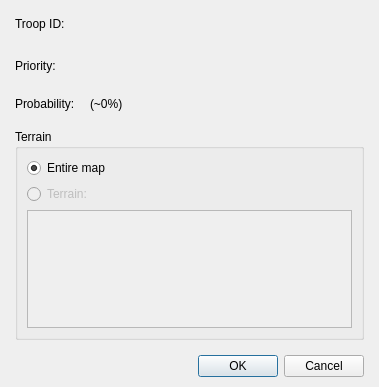
<?xml version="1.0" encoding="UTF-8"?>
<ui version="4.0">
 <class>DialogSystemRandomBattle</class>
 <widget class="QDialog" name="DialogSystemRandomBattle">
  <property name="geometry">
   <rect>
    <x>0</x>
    <y>0</y>
    <width>379</width>
    <height>387</height>
   </rect>
  </property>
  <property name="windowTitle">
   <string>Dialog</string>
  </property>
  <layout class="QGridLayout" name="gridLayout_3">
   <property name="leftMargin">
    <number>15</number>
   </property>
   <property name="topMargin">
    <number>10</number>
   </property>
   <property name="rightMargin">
    <number>15</number>
   </property>
   <property name="bottomMargin">
    <number>10</number>
   </property>
   <item row="0" column="0">
    <layout class="QVBoxLayout" name="verticalLayout_3" stretch="1,0">
     <property name="spacing">
      <number>15</number>
     </property>
     <item>
      <layout class="QVBoxLayout" name="verticalLayout" stretch="0,1">
       <item>
        <layout class="QGridLayout" name="gridLayout">
         <item row="0" column="0">
          <widget class="QLabel" name="labelTroopID">
           <property name="text">
            <string>Troop ID:</string>
           </property>
          </widget>
         </item>
         <item row="0" column="1">
          <layout class="QHBoxLayout" name="horizontalLayout" stretch="0,1">
           <item>
            <widget class="PanelPrimitiveValue" name="panelPrimitiveTroopID" native="true">
             <property name="minimumSize">
              <size>
               <width>250</width>
               <height>27</height>
              </size>
             </property>
             <property name="maximumSize">
              <size>
               <width>250</width>
               <height>27</height>
              </size>
             </property>
            </widget>
           </item>
           <item>
            <spacer name="horizontalSpacer">
             <property name="orientation">
              <enum>Qt::Horizontal</enum>
             </property>
             <property name="sizeHint" stdset="0">
              <size>
               <width>40</width>
               <height>20</height>
              </size>
             </property>
            </spacer>
           </item>
          </layout>
         </item>
         <item row="1" column="0">
          <widget class="QLabel" name="labelPriority">
           <property name="text">
            <string>Priority:</string>
           </property>
          </widget>
         </item>
         <item row="1" column="1">
          <layout class="QHBoxLayout" name="horizontalLayout_2" stretch="0,1">
           <item>
            <widget class="PanelPrimitiveValue" name="panelPrimitivePriority" native="true">
             <property name="minimumSize">
              <size>
               <width>250</width>
               <height>27</height>
              </size>
             </property>
             <property name="maximumSize">
              <size>
               <width>250</width>
               <height>27</height>
              </size>
             </property>
            </widget>
           </item>
           <item>
            <spacer name="horizontalSpacer_2">
             <property name="orientation">
              <enum>Qt::Horizontal</enum>
             </property>
             <property name="sizeHint" stdset="0">
              <size>
               <width>40</width>
               <height>20</height>
              </size>
             </property>
            </spacer>
           </item>
          </layout>
         </item>
         <item row="2" column="0">
          <widget class="QLabel" name="labelProbability">
           <property name="text">
            <string>Probability:</string>
           </property>
          </widget>
         </item>
         <item row="2" column="1">
          <layout class="QHBoxLayout" name="horizontalLayout_3" stretch="0,1">
           <item>
            <widget class="QLabel" name="labelProbabilityValue">
             <property name="text">
              <string>(~0%)</string>
             </property>
            </widget>
           </item>
           <item>
            <spacer name="horizontalSpacer_3">
             <property name="orientation">
              <enum>Qt::Horizontal</enum>
             </property>
             <property name="sizeHint" stdset="0">
              <size>
               <width>208</width>
               <height>20</height>
              </size>
             </property>
            </spacer>
           </item>
          </layout>
         </item>
        </layout>
       </item>
       <item>
        <widget class="QGroupBox" name="groupBox">
         <property name="title">
          <string>Terrain</string>
         </property>
         <layout class="QGridLayout" name="gridLayout_2">
          <item row="0" column="0">
           <layout class="QVBoxLayout" name="verticalLayout_2" stretch="0,0,1">
            <item>
             <layout class="QHBoxLayout" name="horizontalLayout_4" stretch="0,1">
              <item>
               <widget class="QRadioButton" name="radioButtonEntireMap">
                <property name="text">
                 <string>Entire map</string>
                </property>
                <property name="checked">
                 <bool>true</bool>
                </property>
               </widget>
              </item>
              <item>
               <spacer name="horizontalSpacer_4">
                <property name="orientation">
                 <enum>Qt::Horizontal</enum>
                </property>
                <property name="sizeHint" stdset="0">
                 <size>
                  <width>218</width>
                  <height>20</height>
                 </size>
                </property>
               </spacer>
              </item>
             </layout>
            </item>
            <item>
             <layout class="QHBoxLayout" name="horizontalLayout_5" stretch="0,1">
              <item>
               <widget class="QRadioButton" name="radioButtonEntireMap_2">
                <property name="enabled">
                 <bool>false</bool>
                </property>
                <property name="text">
                 <string>Terrain:</string>
                </property>
               </widget>
              </item>
              <item>
               <spacer name="horizontalSpacer_5">
                <property name="orientation">
                 <enum>Qt::Horizontal</enum>
                </property>
                <property name="sizeHint" stdset="0">
                 <size>
                  <width>218</width>
                  <height>20</height>
                 </size>
                </property>
               </spacer>
              </item>
             </layout>
            </item>
            <item>
             <widget class="QTreeView" name="treeView">
              <property name="enabled">
               <bool>false</bool>
              </property>
             </widget>
            </item>
           </layout>
          </item>
         </layout>
        </widget>
       </item>
      </layout>
     </item>
     <item>
      <widget class="QDialogButtonBox" name="buttonBox">
       <property name="orientation">
        <enum>Qt::Horizontal</enum>
       </property>
       <property name="standardButtons">
        <set>QDialogButtonBox::Cancel|QDialogButtonBox::Ok</set>
       </property>
      </widget>
     </item>
    </layout>
   </item>
  </layout>
 </widget>
 <customwidgets>
  <customwidget>
   <class>PanelPrimitiveValue</class>
   <extends>QWidget</extends>
   <header>panelprimitivevalue.h</header>
   <container>1</container>
  </customwidget>
 </customwidgets>
 <resources/>
 <connections>
  <connection>
   <sender>buttonBox</sender>
   <signal>accepted()</signal>
   <receiver>DialogSystemRandomBattle</receiver>
   <slot>accept()</slot>
   <hints>
    <hint type="sourcelabel">
     <x>248</x>
     <y>254</y>
    </hint>
    <hint type="destinationlabel">
     <x>157</x>
     <y>274</y>
    </hint>
   </hints>
  </connection>
  <connection>
   <sender>buttonBox</sender>
   <signal>rejected()</signal>
   <receiver>DialogSystemRandomBattle</receiver>
   <slot>reject()</slot>
   <hints>
    <hint type="sourcelabel">
     <x>316</x>
     <y>260</y>
    </hint>
    <hint type="destinationlabel">
     <x>286</x>
     <y>274</y>
    </hint>
   </hints>
  </connection>
 </connections>
</ui>
